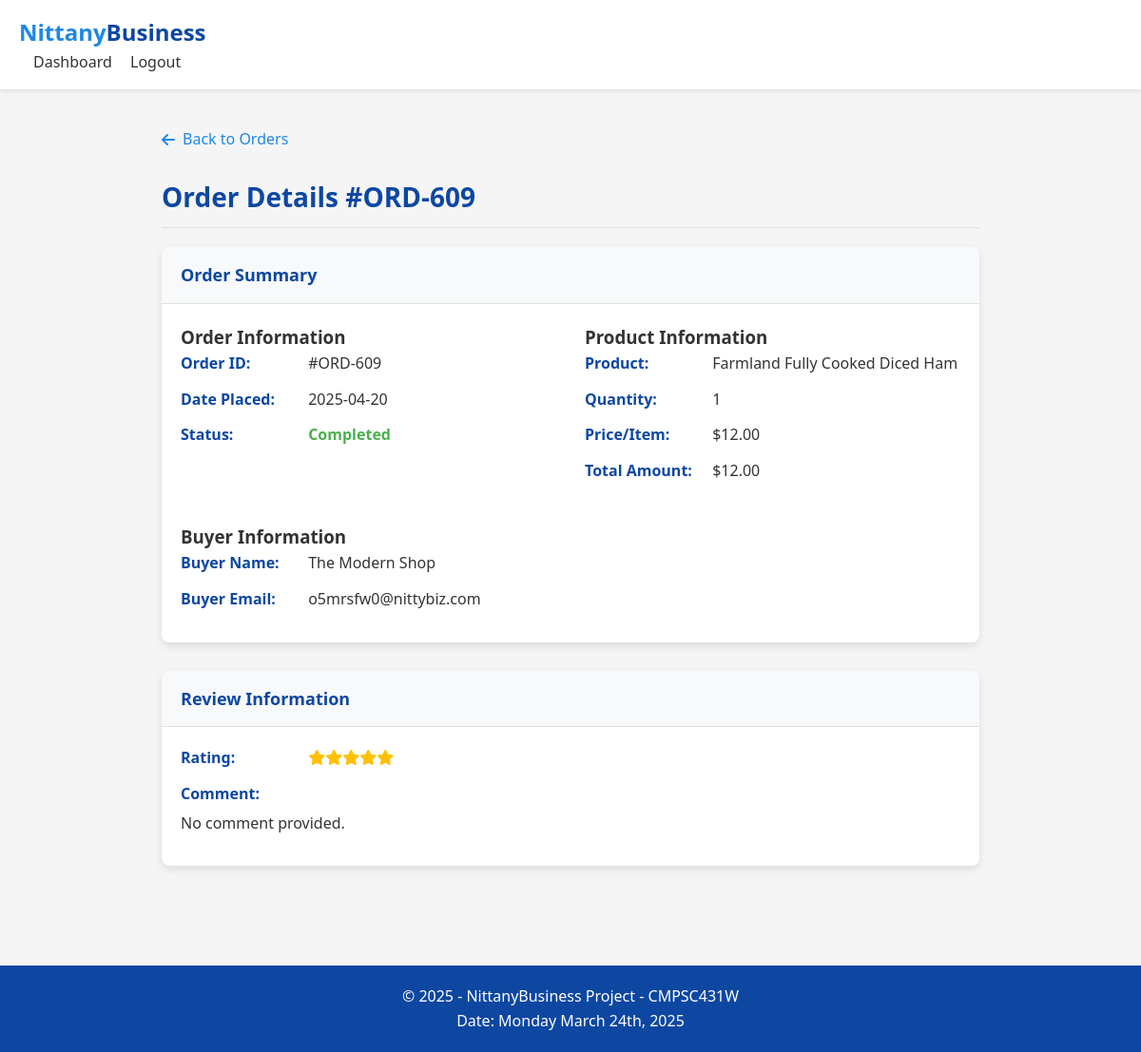
Screenshot of /order/609 (signed in) with the database file from the repository.
### tables this page shows
CREATE TABLE Orders (
    order_id INTEGER PRIMARY KEY,
    seller_email TEXT NOT NULL,
    listing_id INTEGER NOT NULL,
    buyer_email TEXT NOT NULL,
    date TEXT NOT NULL,
    quantity INTEGER NOT NULL,
    payment REAL NOT NULL,
    FOREIGN KEY (seller_email, listing_id) REFERENCES Product_Listings(seller_email, listing_id),
    FOREIGN KEY (buyer_email) REFERENCES Buyer(email)
);

CREATE TABLE Product_Listings (
    seller_email TEXT,
    listing_id INTEGER,
    category TEXT NOT NULL,
    product_title TEXT NOT NULL,
    product_name TEXT NOT NULL,
    product_description TEXT,
    quantity INTEGER NOT NULL,
    product_price REAL NOT NULL,
    status TEXT NOT NULL,
    PRIMARY KEY (seller_email, listing_id),
    FOREIGN KEY (seller_email) REFERENCES Sellers(email),
    FOREIGN KEY (category) REFERENCES Categories(category_name)
);

CREATE TABLE Buyer (
    email TEXT PRIMARY KEY,
    business_name TEXT,
    buyer_address_id INTEGER,
    FOREIGN KEY (email) REFERENCES Users(email),
    FOREIGN KEY (buyer_address_id) REFERENCES Address(address_ID)
);

CREATE TABLE Reviews (
    order_id INTEGER PRIMARY KEY,
    review_desc TEXT,
    rating INTEGER CHECK(rating >= 1 AND rating <= 5),
    FOREIGN KEY (order_id) REFERENCES Orders(order_id)
);

### app.py (the view, shortened to what this page needs)
@app.route('/order/<int:order_id>')
def view_order(order_id):
    if 'user_email' not in session:
        return redirect(url_for('login'))
    conn = get_db_connection()
    order = None
    if session['user_type'] == 'buyer':
        order = conn.execute(
            '''SELECT o.*, pl.Product_Title, pl.Product_Description, pl.Product_Price,
                  s.business_name AS seller_name, s.email AS seller_email,
                  (SELECT COUNT(*) FROM Reviews r WHERE r.Order_ID = o.Order_ID) > 0 AS has_review
               FROM Orders o
               JOIN Product_Listings pl ON o.Listing_ID = pl.Listing_ID
               JOIN Sellers s ON pl.Seller_Email = s.email
               WHERE o.Order_ID = ? AND o.Buyer_Email = ?''',
            (order_id, session['user_email'])
        ).fetchone()
    elif session['user_type'] == 'seller':
        order = conn.execute(
            '''SELECT o.*, pl.Product_Title, pl.Product_Description, pl.Product_Price,
                  b.business_name AS buyer_name, b.email AS buyer_email,
                  (SELECT COUNT(*) FROM Reviews r WHERE r.Order_ID = o.Order_ID) > 0 AS has_review
               FROM Orders o
               JOIN Product_Listings pl ON o.Listing_ID = pl.Listing_ID
               JOIN Buyer b ON o.Buyer_Email = b.email
               WHERE o.Order_ID = ? AND pl.Seller_Email = ?''',
            (order_id, session['user_email'])
        ).fetchone()
    if not order:
        conn.close()
        flash('Order not found or access denied')
        return redirect(url_for(f'{session["user_type"]}_dashboard'))
    review = conn.execute(
        'SELECT * FROM Reviews WHERE Order_ID = ?',
        (order_id,)
    ).fetchone()
    conn.close()
    return render_template(
        'order_detail.html',
        user_email=session['user_email'],
        user_type=session['user_type'],
        order=order,
        review=review
    )

### app.py (called while the page is built)
def get_db_connection():
    conn = sqlite3.connect(app.config['DATABASE'])
    conn.row_factory = sqlite3.Row
    return conn

### templates/order_detail.html (shortened to what this page needs)
<!DOCTYPE html>
<html lang="en">
<head>
    <link rel="stylesheet" href="https://cdnjs.cloudflare.com/ajax/libs/font-awesome/6.4.0/css/all.min.css">
</head>
<body>
    <header>
        <div class="container">
            <nav class="navbar">
                <a href="/" class="logo">Nittany<span>Business</span></a>
                <div class="header-links">
                    {% if user_type == 'buyer' %}
                    <a href="{{ url_for('buyer_dashboard') }}">Dashboard</a>
                    {% elif user_type == 'seller' %}
                    <a href="{{ url_for('seller_dashboard') }}">Dashboard</a>
                    {% elif user_type == 'helpdesk' %}
                    <a href="{{ url_for('helpdesk_dashboard') }}">Dashboard</a>
                    {% endif %}
                    <a href="{{ url_for('logout') }}">Logout</a>
                </div>
            </nav>
        </div>
    </header>
    <main>
        <div class="container">
            {% if order %}
            <a href="{{ url_for(user_type ~ '_dashboard', tab='orders') }}" class="back-link">
                <i class="fas fa-arrow-left"></i> Back to Orders
            </a>
            <h1 class="page-title">Order Details #ORD-{{ order.Order_ID }}</h1>
            <div class="card">
                <div class="card-header">
                    <h2>Order Summary</h2>
                </div>
                <div class="card-body order-details-grid">
                    <div>
                        <h3>Order Information</h3>
                        <div class="detail-item"><span class="detail-label">Order ID:</span> #ORD-{{ order.Order_ID }}
                        </div>
                        <div class="detail-item"><span class="detail-label">Date Placed:</span> {{ order.Date }}</div>
                        <div class="detail-item"><span class="detail-label">Status:</span>
                            {% if order.Payment > 0 %} <span
                                style="color: var(--success-color); font-weight: bold;">Completed</span> {% else %}
                            <span style="color: var(--warning-color); font-weight: bold;">Pending</span> {% endif %}
                        </div>
                    </div>
                    <div>
                        <h3>Product Information</h3>
                        <div class="detail-item"><span class="detail-label">Product:</span> {{ order.Product_Title }}
                        </div>
                        <div class="detail-item"><span class="detail-label">Quantity:</span> {{ order.Quantity }}</div>
                        <div class="detail-item"><span class="detail-label">Price/Item:</span> ${{
                            "%.2f"|format(order.Product_Price) }}</div>
                        <div class="detail-item"><span class="detail-label">Total Amount:</span> ${{
                            "%.2f"|format(order.Payment) }}</div>
                    </div>
                    {% if user_type == 'buyer' %}
                    <div>
                        <h3>Seller Information</h3>
                        <div class="detail-item"><span class="detail-label">Seller Name:</span> {{ order.seller_name }}
                        </div>
                        <div class="detail-item"><span class="detail-label">Seller Email:</span> {{ order.Seller_Email
                            }}</div>
                    </div>
                    {% elif user_type == 'seller' or user_type == 'helpdesk' %}
                    <div>
                        <h3>Buyer Information</h3>
                        <div class="detail-item"><span class="detail-label">Buyer Name:</span> {{ order.buyer_name }}
                        </div>
                        <div class="detail-item"><span class="detail-label">Buyer Email:</span> {{ order.Buyer_Email }}
                        </div>
                    </div>
                    {% endif %}
                </div>
            </div>
            <div class="card review-section">
                <div class="card-header">
                    <h2>Review Information</h2>
                </div>
                <div class="card-body">
                    {% if review %}
                    <div class="detail-item">
                        <span class="detail-label">Rating:</span>
                        <span class="stars">
                            {% for i in range(review.Rating) %}<i class="fas fa-star"></i>{% endfor %}
                        </span>
                    </div>
                    <div class="detail-item"><span class="detail-label">Comment:</span>
                        <p style="margin-top: 5px;">{{ review.Review_Desc if review.Review_Desc else 'No comment
                            provided.' }}</p>
                    </div>
                    {% elif user_type == 'buyer' and order.Payment > 0 %}
                    <p>You haven't reviewed this order yet.</p>
                    <button class="btn btn-primary review-btn" data-order="{{ order.Order_ID }}"
                        data-product="{{ order.Product_Title }}">Write a Review</button>
                    {% else %}
                    <p>No review submitted for this order.</p>
                    {% endif %}
                </div>
            </div>
            {% else %}
            <h1 class="page-title">Order Not Found</h1>
            <p>The requested order could not be found or you do not have permission to view it.</p>
            <a href="{{ url_for(user_type ~ '_dashboard') if user_type else url_for('index') }}" class="back-link">
                <i class="fas fa-arrow-left"></i> Back to Dashboard
            </a>
            {% endif %}
        </div>
    </main>
    <footer>
        <div class="container">
            <p>&copy; 2025 - NittanyBusiness Project - CMPSC431W</p>
            <p>Date: Monday March 24th, 2025</p>
        </div>
    </footer>
</body>
</html>

### templates/order_detail.html (style rules this page uses)
:root { --primary-color: #1e88e5; --secondary-color: #0d47a1; --accent-color: #64b5f6; --success-color: #4caf50; --warning-color: #ff9800; --danger-color: #f44336; --text-color: #333; --light-bg: #f5f5f5; --card-shadow: 0 4px 8px rgba(0, 0, 0, 0.1); --hover-transition: all 0.3s ease; --border-color: #e0e0e0; }
* { margin: 0; padding: 0; box-sizing: border-box; font-family: 'Segoe UI', Tahoma, Geneva, Verdana, sans-serif; }
body { background-color: var(--light-bg); color: var(--text-color); line-height: 1.6; min-height: 100vh; display: flex; flex-direction: column; }
.container { max-width: 900px; margin: 0 auto; padding: 0 20px; }
header { background-color: white; box-shadow: 0 2px 5px rgba(0, 0, 0, 0.1); padding: 15px 0; position: sticky; top: 0; z-index: 100; }
header .container { max-width: 1200px; display: flex; justify-content: space-between; align-items: center; }
.logo { font-size: 24px; font-weight: bold; color: var(--primary-color); text-decoration: none; }
.logo span { color: var(--secondary-color); }
.header-links a { margin-left: 15px; color: var(--text-color); text-decoration: none; font-weight: 500; }
main { flex: 1; padding: 40px 0; }
.page-title { font-size: 28px; color: var(--secondary-color); margin-bottom: 20px; text-align: left; border-bottom: 1px solid var(--border-color); padding-bottom: 10px; }
.card { background-color: white; border-radius: 8px; box-shadow: var(--card-shadow); margin-bottom: 25px; overflow: hidden; }
.card-header { padding: 15px 20px; border-bottom: 1px solid var(--border-color); background-color: #f8f9fa; }
.card-header h2 { font-size: 18px; color: var(--secondary-color); margin: 0; }
.card-body { padding: 20px; }
footer { background-color: var(--secondary-color); color: white; padding: 20px 0; text-align: center; margin-top: 40px; }
.back-link { display: inline-flex; align-items: center; gap: 8px; color: var(--primary-color); text-decoration: none; margin-bottom: 25px; font-weight: 500; }
.order-details-grid { display: grid; grid-template-columns: repeat(auto-fit, minmax(300px, 1fr)); gap: 30px; }
.detail-item { margin-bottom: 12px; font-size: 16px; }
.detail-label { font-weight: 600; color: var(--secondary-color); display: inline-block; width: 130px; }
.review-section { margin-top: 30px; }
.stars { color: #ffc107; }

### rows the page displays
Orders: Order_ID "609", Date "2025-04-20", Quantity "1", Payment "12.00", Buyer_Email "o5mrsfw0@nittybiz.com"
Product_Listings: Product_Title "Farmland Fully Cooked Diced Ham", Product_Price "12.00"
Buyer: buyer_name "The Modern Shop"
Reviews: rating 5 (drawn), review_desc "No comment provided."
